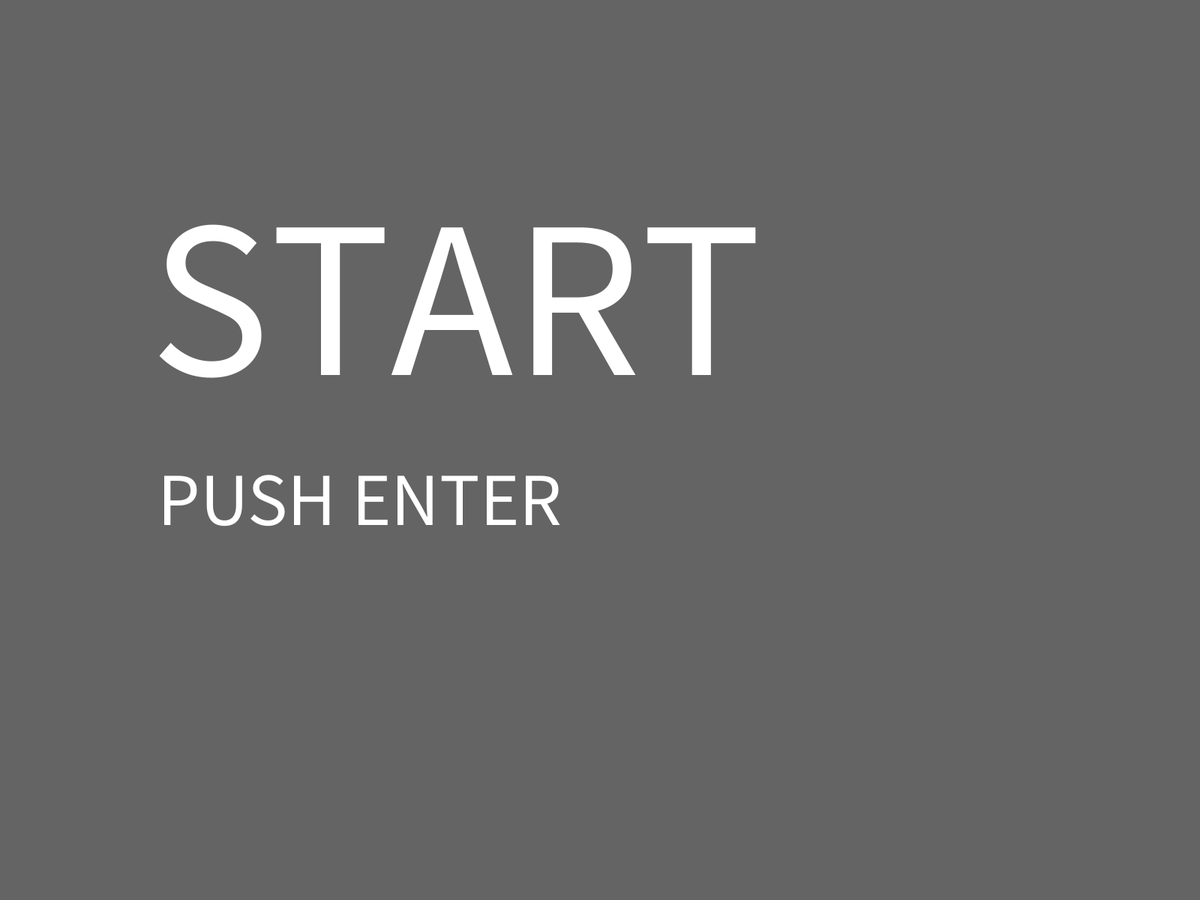
Frame 1 (no input)
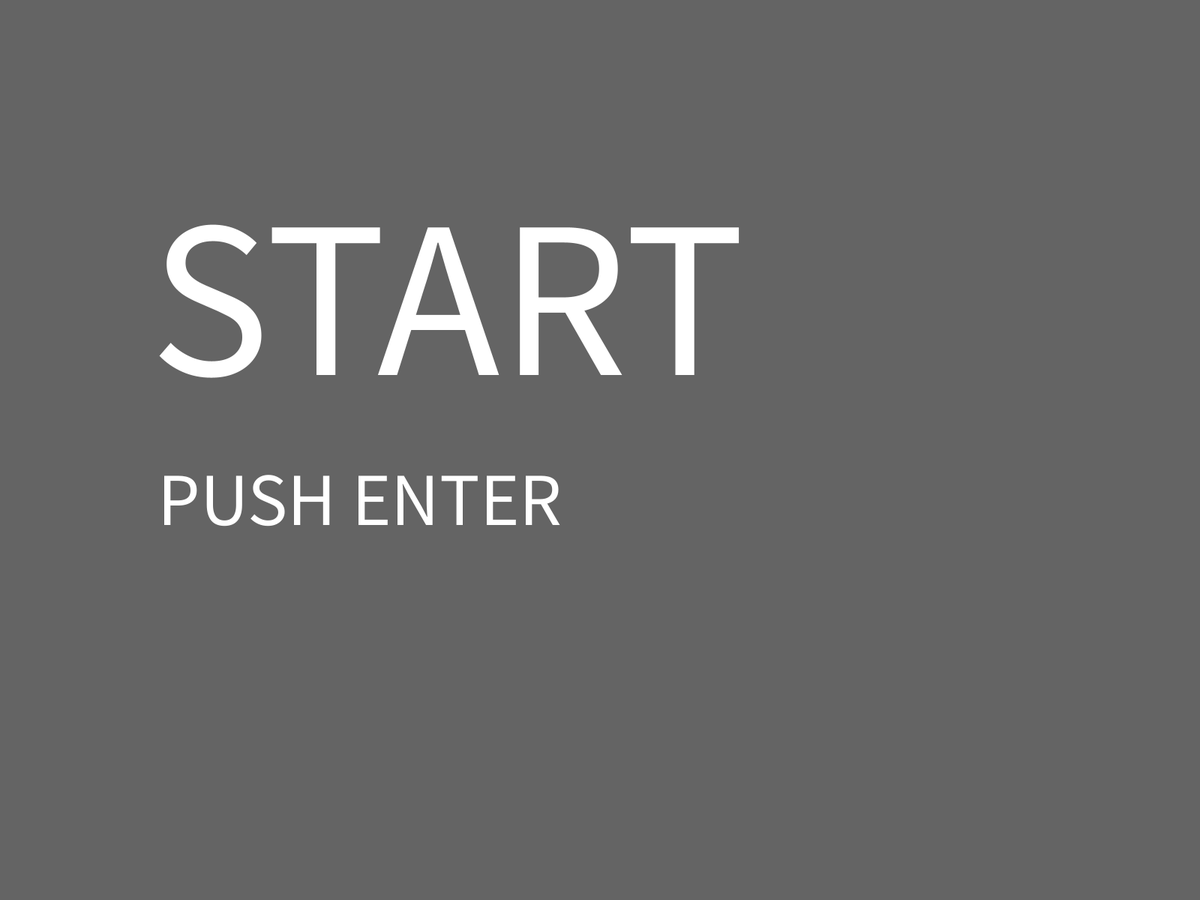
Frame 60 (the mouse pressed at the canvas centre just before this capture)
Frame 120 (the mouse held since frame 60 and released just before this capture): identical to frame 60, image omitted

The Processing sketch that drew these frames (run headless with seeded random() and noise(); from frame 60 on, the mouse is pressed at the canvas centre):

// Processing sketch: flash
// ── flash.pde
float c = 0;
int mode = 0;
float s = 0;
float world = 50;
void setup() {
  fullScreen();
}

void draw() {
  switch(mode) {
  case 0:
    background(100);
    textSize(300);
    text("START", 200, 500);
    textSize(100);
    text("PUSH ENTER", 210, 700);
    break;
  case 1:

    if (c % 3 == 0) {
      background(random(240, 255), 0, 0);
    } else {
      background(0, 0, random(240, 255));
    }
    c++;
    break;
  case 2:
    background(0);
    textSize(300);
    s = c/60*100;
    s = round(s);
    s = s/100;
    text(s+"/s", 10, 500);
    if(world < s){
      world = s;
    }
    text("WR="+world+"/s", 10, 800);
    textSize(150);
        text("PUSH ENTER", 850, 1000);
    break;
  }
}

void keyReleased() {
  switch(mode) {
  case 0:
    if (key == ENTER) {
      mode = 1;
    }
    break;
  case 1:
    if (key == ENTER) {
      mode = 2;
    }
    break;
  case 2:
    if (key == ENTER) {
      mode = 0;
      c = 0;
    }
    break;
  }
}
